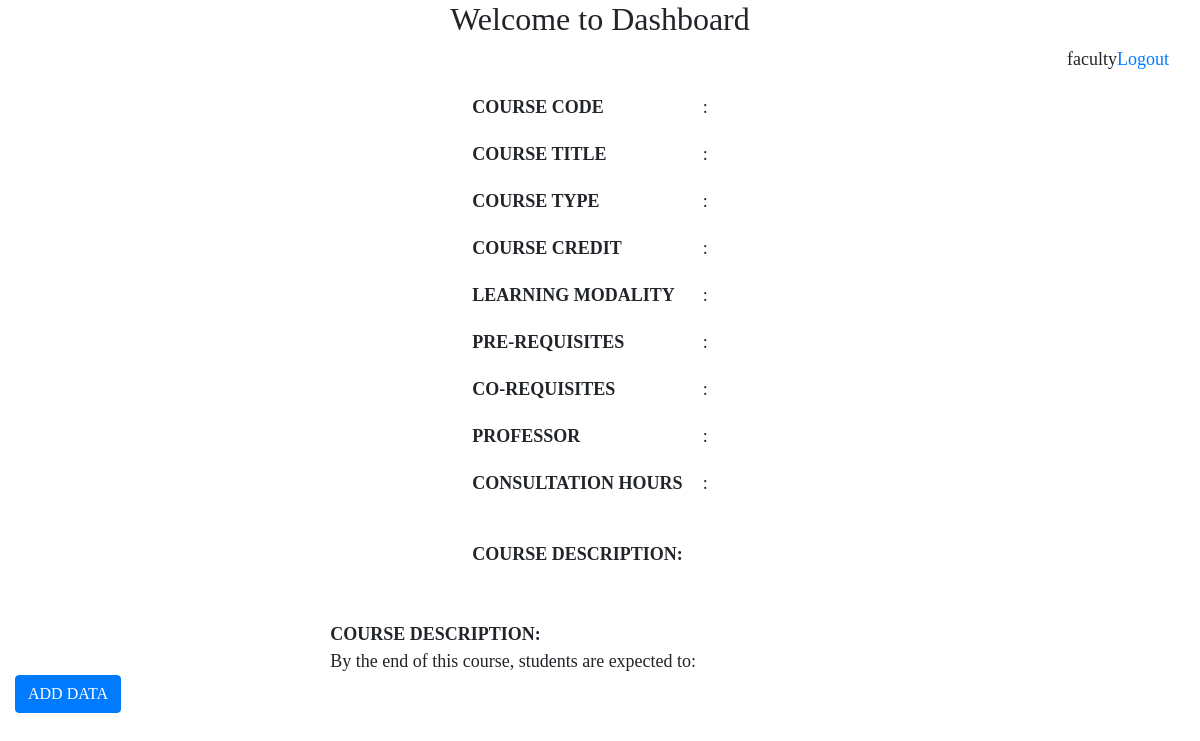
/HIGHER_RANKS/dashboard.php (signed in), run on an earlier commit of the app's database.
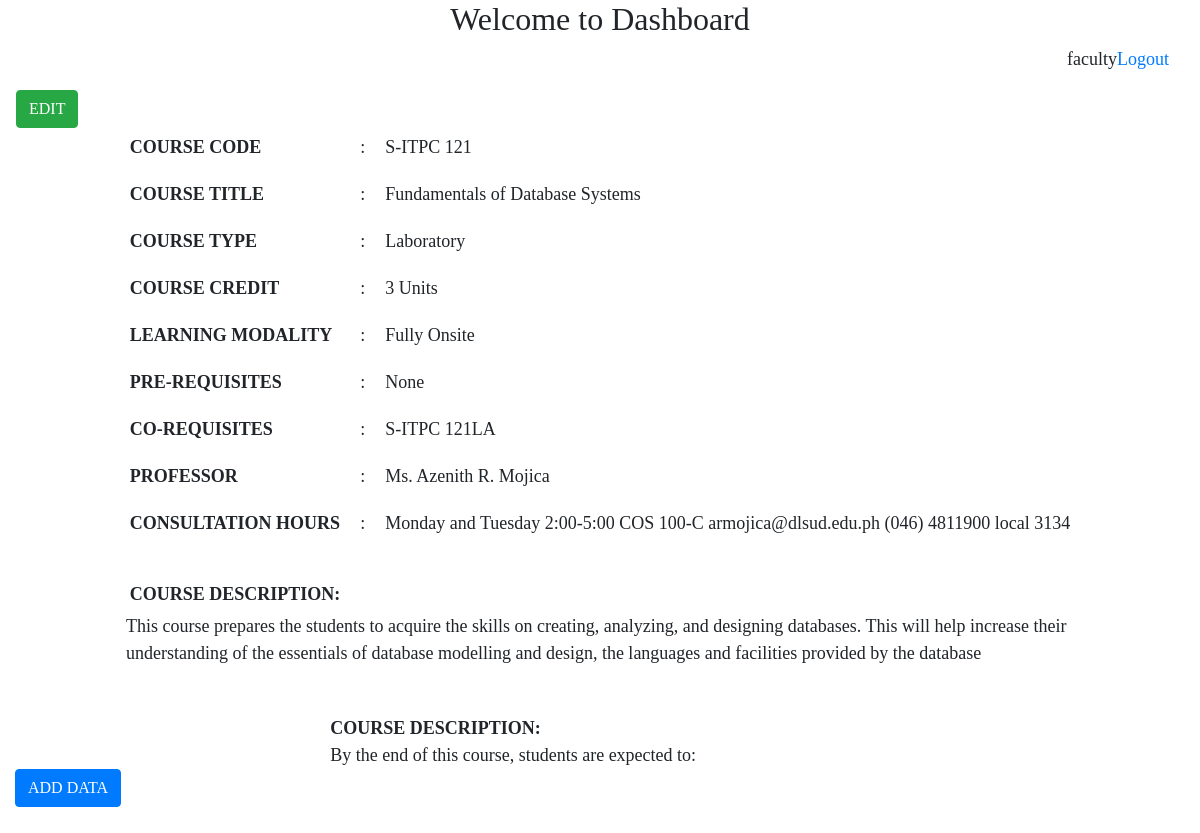
And on a later commit of the database.
### tables this page shows
CREATE TABLE `course_syllabus` (
  `id` int(11) NOT NULL,
  `course_code` varchar(255) NOT NULL,
  `course_tittle` varchar(255) NOT NULL,
  `course_Type` varchar(255) NOT NULL,
  `course_credit` varchar(255) NOT NULL,
  `learning_modality` varchar(255) NOT NULL,
  `pre_requisit` varchar(255) NOT NULL,
  `co_pre_requisit` varchar(255) NOT NULL,
  `professor` varchar(255) NOT NULL,
  `consultation_hours` varchar(255) NOT NULL,
  `course_description` varchar(255) NOT NULL
);

### HIGHER_RANKS/dashboard.php (the view, shortened to what this page needs)
<?php
include('../Database/connection.php');
$email = $_SESSION['email'];
$sql = "SELECT position FROM users WHERE email = '$email'";
$result = $conn->query($sql);
if ($result->num_rows > 0) {
    while ($row = $result->fetch_assoc()) {
        $position = $row["position"];
    }
} else {
    $position = "Position not found";
}
?>
<!DOCTYPE html>
<html>
<head>
    <link rel="stylesheet" href="https://stackpath.bootstrapcdn.com/bootstrap/4.2.1/css/bootstrap.min.css">
</head>
<body>
    <div class="container-fluid">
    <h2>Welcome to Dashboard</h2>
<span><p><?php echo $position; ?><a href="logout.php">Logout</a></p></span>
                    <?php
                     $connection = mysqli_connect("localhost","root","","syllabus");
                         $query = "SELECT * FROM course_syllabus";
                         $query_run = mysqli_query($connection, $query);
            ?>
                    <table id="datatableid">
                        <?php
                if($query_run)
                {
                    foreach($query_run as $row)
                    {
            ?>
                        <tbody>
                            <tr>
                            <td>
                                <button type="button" class="btn btn-success editbtn"><i class="lni lni-pencil"></i>EDIT</button>
                                </td>
                            </tr>
                        </tbody>
                        <?php
                    }
                }
                else
                {
                    echo "No Record Found";
                }
            ?>
                    </table>
                    <div class="container">
    <div class="grid-item header">COURSE CODE</div>
    <div class="grid-item ">:</div>
    <div class="grid-item "><?php echo $row['course_code']; ?></div>
    <div class="grid-item header">COURSE TITLE</div>
    <div class="grid-item ">:</div>
    <div class="grid-item"><?php echo $row['course_tittle']; ?></div>
    <div class="grid-item header">COURSE TYPE</div>
    <div class="grid-item ">:</div>
    <div class="grid-item"><?php echo $row['course_Type']; ?></div>
    <div class="grid-item header">COURSE CREDIT</div>
    <div class="grid-item ">:</div>
    <div class="grid-item"><?php echo $row['course_credit']; ?></div>
    <div class="grid-item header">LEARNING MODALITY</div>
    <div class="grid-item ">:</div>
    <div class="grid-item"><?php echo $row['learning_modality']; ?></div>
    <div class="grid-item header">PRE-REQUISITES</div>
    <div class="grid-item ">:</div>
    <div class="grid-item"><?php echo $row['pre_requisit']; ?></div>
    <div class="grid-item header">CO-REQUISITES</div>
    <div class="grid-item ">:</div>
    <div class="grid-item"><?php echo $row['co_pre_requisit']; ?></div>
    <div class="grid-item header">PROFESSOR</div>
    <div class="grid-item ">:</div>
    <div class="grid-item"><?php echo $row['professor']; ?></div>
    <div class="grid-item header">CONSULTATION HOURS</div>
    <div class="grid-item ">:</div>
    <div class="grid-item consultation_hours"><?php echo $row['consultation_hours']; ?></div>
    <div class="header grid-item mt-4">COURSE DESCRIPTION:</div>
</div>
<div class="container course_description">
<?php echo $row['course_description']; ?>
</div>
<div class="container-fluid course_description1 mt-5">
<div class="header">COURSE DESCRIPTION:</div>
<a>By the end of this course, students are expected to: </a>
</div>
                    </div>
                    <button type="button" class="btn btn-primary float-left add_databtn" data-toggle="modal" data-target="#studentaddmodal">
                        ADD DATA
                    </button>
                    <div class="container mt-5">
                    </div>
</body>
</html>

### HIGHER_RANKS/dashboard.php (style rules this page uses)
body { font-family: "Times New Roman", Times, serif; font-size: 18px; }
h2 { text-align: center; }
p { margin-right: 1rem; text-align: right; margin-bottom: 1rem; }
.container { display: grid; grid-template-columns: repeat(3, auto); grid-auto-rows: min-content; gap: 10px; justify-content: center; align-items: center; }
.grid-item { padding: 5px; word-wrap: break-word; text-align: left; }
.header { font-weight: bold; }
.course_description { word-wrap: break-word; padding-left: 6rem; }
.course_description1 { word-wrap: break-word; padding-left: 19.7rem; }
.add_databtn { margin-left: 15px; }

What changed in the data, as far as the page shows it:
added course_syllabus: course_code "S-ITPC 121", course_tittle "Fundamentals of Database Systems", course_Type "Laboratory", course_credit "3 Units", learning_modality "Fully Onsite", pre_requisit "None", co_pre_requisit "S-ITPC 121LA", professor "Ms. Azenith R. Mojica", consultation_hours "Monday and Tuesday 2:00-5:00 COS 100-C armojica@dlsud.edu.ph (046) 4811900 local 3134", course_description "This course prepares the students to acquire the skills on creating, analyzing, and designing databases. This will help increase their understanding of the essentials of database modelling and design, the languages and facilities provided by the database"
